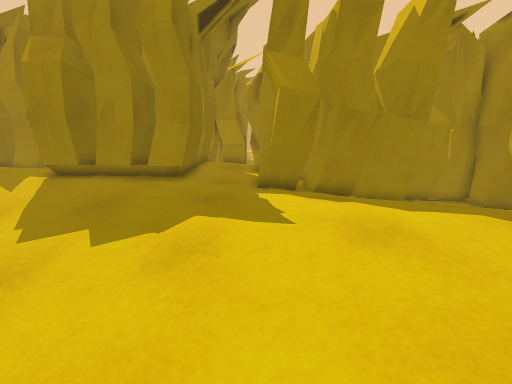
view 1 (above)

24 first-person views from a walk through a 3-D level made in the Unity game engine. The camera is 1.3 m above the floor, tilts 10° down and sees 85° across. The floor is counted in squares, 0.5 m on a side. Each view is taken from the middle of a square. On the plan, view 1 faces up. The plan holds only what a view shows up to about 19 squares ahead; the rest is blank. The place goes on beyond the plan. Surface patterns are stand-ins for the level's own textures.

view 2
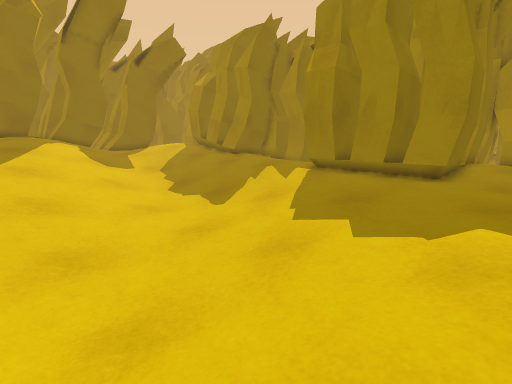

view 3
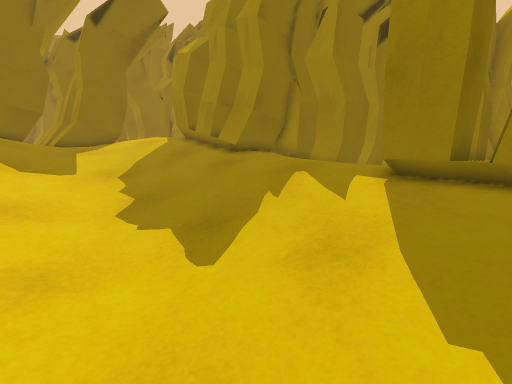

view 4
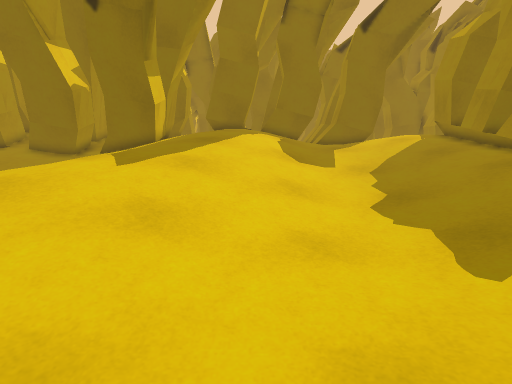

view 5
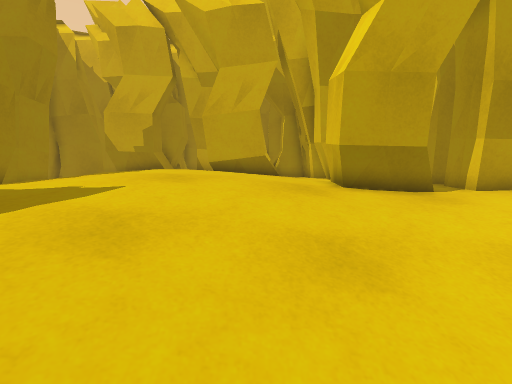

view 6
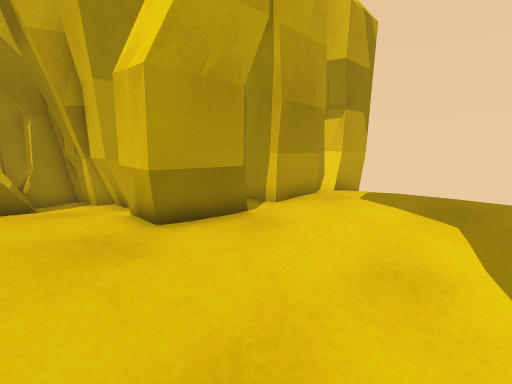

view 7
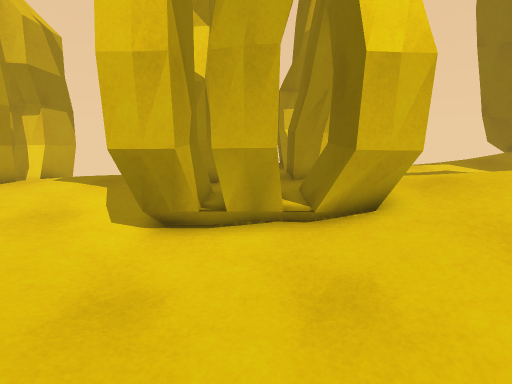

view 8
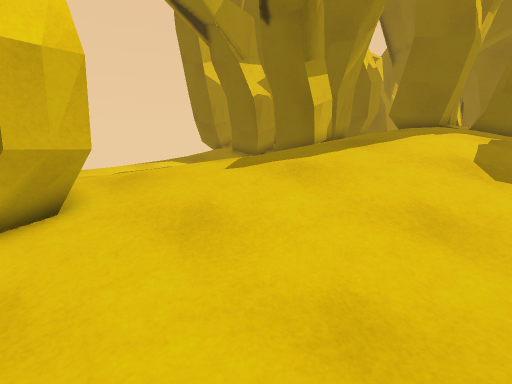

view 9
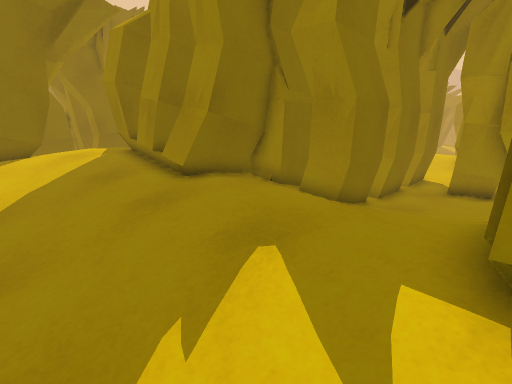

view 10
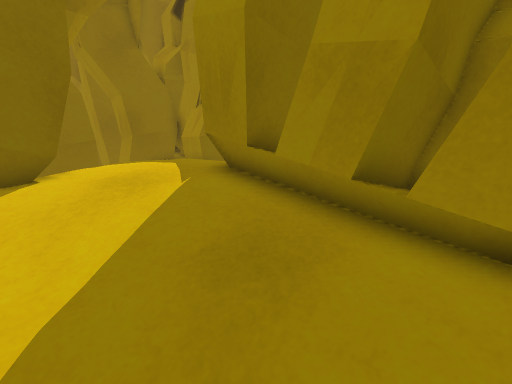

view 11
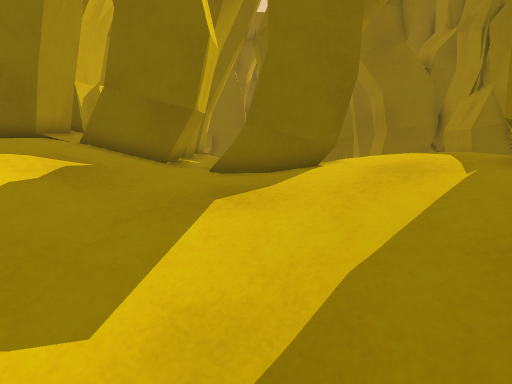

view 12
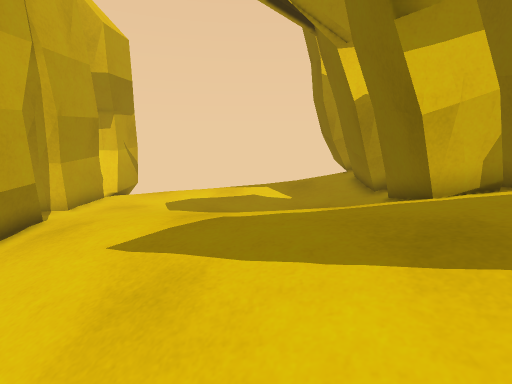

view 13
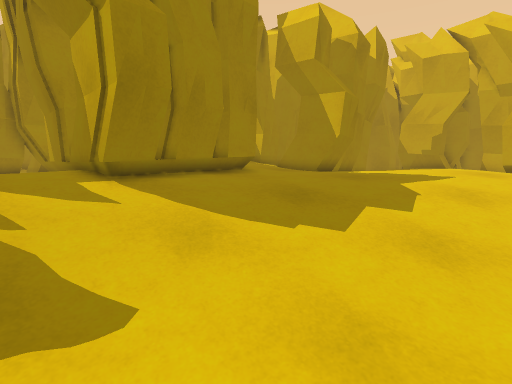

view 14
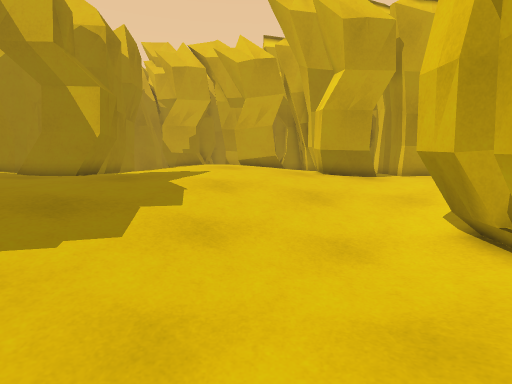

view 15
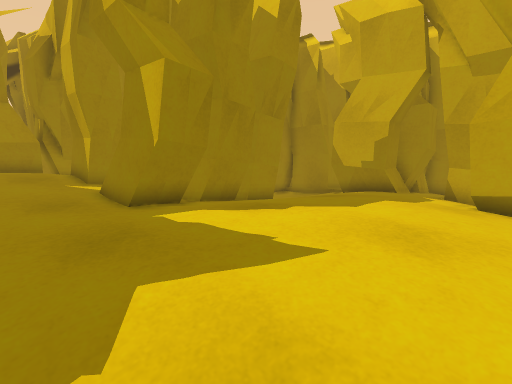

view 16
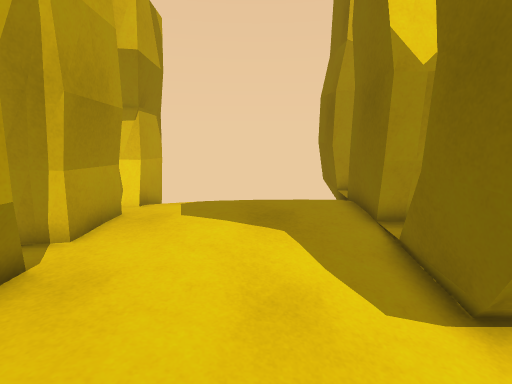

view 17
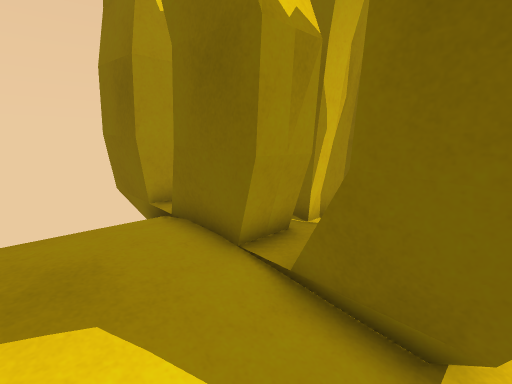

view 18
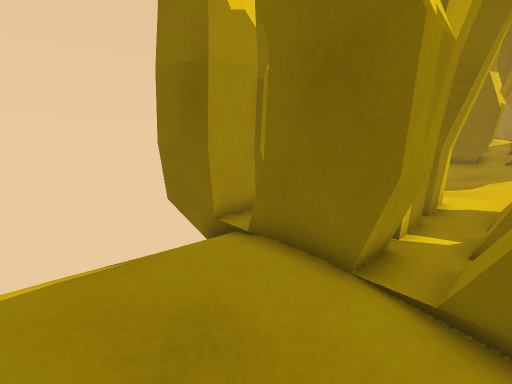

view 19
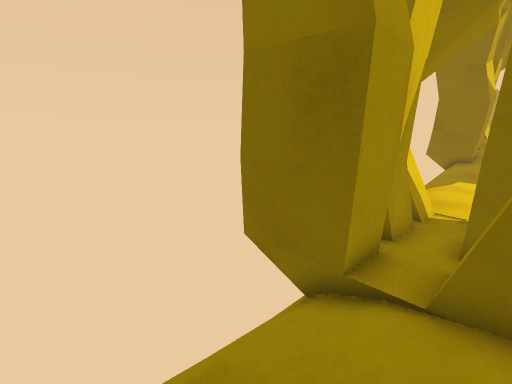

view 20
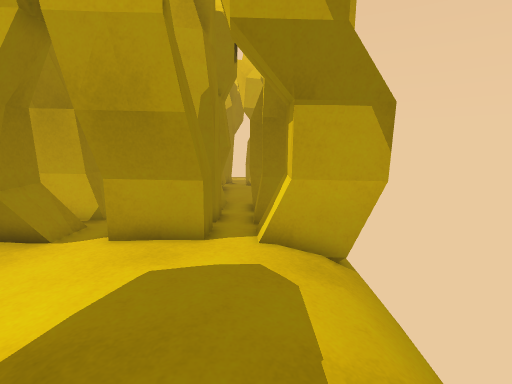

view 21
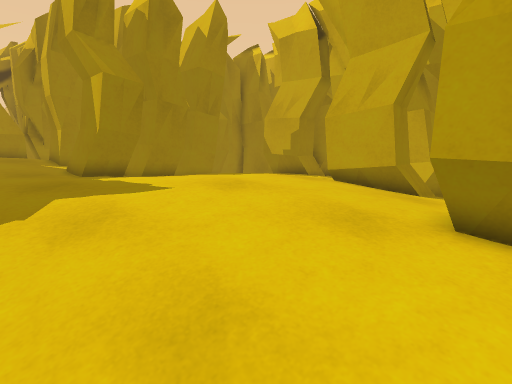

view 22
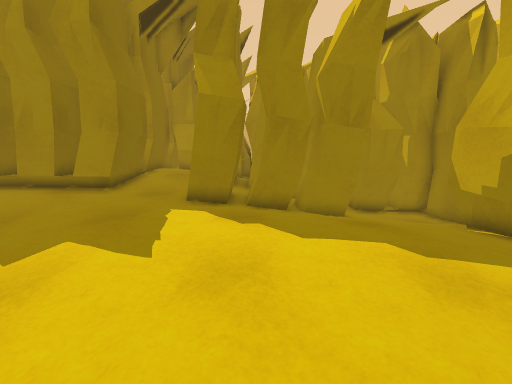

view 23
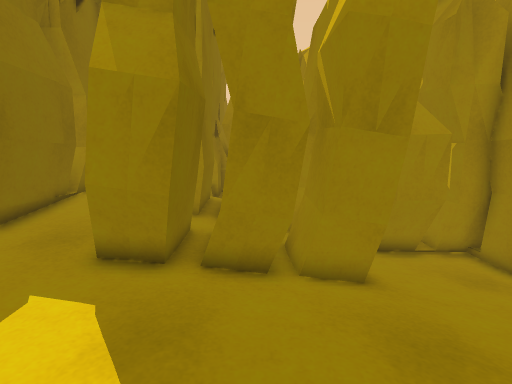

view 24
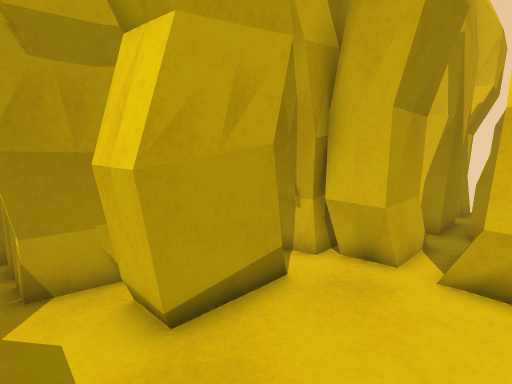

### Floor plan
Key: @ floor where view 1 was taken; # wall or solid block; . main floor; : floor 0.25 m higher than the main floor; - floor 0.25 m lower than the main floor; + floor 0.5 m higher than the main floor; _ floor 0.5 m lower than the main floor; * floor 0.75 m higher than the main floor; < floor 0.75 m lower than the main floor; % floor 1 m higher than the main floor; & floor 1.25 m higher than the main floor; / step, stairs or slope; = window, fence, low wall or low ledge; v drop or lower ground.
Columns run from 38 left of view 1 to 14 right of it. Each row starts with its distance up from view 1.
 25                        #######
 24                        # --##
 23                        #---##
 22                        #---.##
 21                        ##--.##     #####
 20    ######            ####...#      #:::#
 19    # ####            ####  .##    ##::###
 18    #             #####::  ::##  ####::####
 17 ####             ####+::::::= =#####::#######  #
 16 #          %%########+++::::########:::..  -#  #####
 15    ##     %%%########+++::::########::===####  ##<##
 14    ##     %%****++++::::::::########:.=######  ___##
 13    #      #***++///////:::::#####:::..=########___#
 12           #**+//////////////  ........=#####----_##
 11           #*++//////////////...........##....--- #
 10        ####+++//..----///////-.................- #
  9    ======##+++//..---_______----.......::....... ###
  8    ########*++////---_________----.....::::......--#
  7    ########**///////-__________----....:::::.....###
  6        # ##//////////-____<<_____---....::::..##-#
  5        ##==%%//////////____<<<____---....:....##-#
  4          ##%%%*/////////____<<<____--.........## #
  3      ## ###&%%%***////////__<<<<<___--........##
  2           # %%%%**+///////___<<<<<__---.......#
  1          ##  %%%***++::////___<<<<___--......-#
  0          ==   %****+++::.///__<<<<___-@--######  ##
 -1         ########**++++:::.#########__----##   #
 -2            ######+++++:::.#########__----####
 -3             #####    ::::.### #####_-----===#
 -4               ##     :::::##=######-------###
 -5               =:/:///.:::....---##-------###
 -6              ###..........#########-.....###
 -7             ####...-......###    ##......####   #   #
 -8               ##..---.....##     ##......-==#   #----
 -9               ##...........#     #......--##=   #
-10               ///..........#     ##/------##  ##
-11             ####:::....... #   ####///////#  #
-12             ####/::.../    ##    ##// ///v####
-13               ##           ##    #v    vv #
-14               #            #

Where each view was taken, in squares from view 1:
view 1: 0 up, 0 right, facing up
view 2: 0 up, 1 left, facing up-left
view 3: 5 up, 7 left, facing up-left
view 4: 4 up, 7 left, facing left
view 5: 3 up, 6 left, facing right
view 6: 3 up, 3 left, facing down-right
view 7: 6 up, 8 left, facing down
view 8: 7 up, 10 left, facing down-left
view 9: 10 up, 10 left, facing up-left
view 10: 11 up, 19 left, facing up-left
view 11: 10 up, 19 left, facing left
view 12: 5 up, 19 left, facing down
view 13: 4 up, 13 left, facing up-right
view 14: 4 up, 13 left, facing right
view 15: 4 up, 3 left, facing up-right
view 16: 2 up, 1 left, facing down
view 17: 2 down, 1 left, facing down-left
view 18: 4 down, 0 right, facing down-left
view 19: 8 down, 0 right, facing down-left
view 20: 9 down, 4 left, facing right
view 21: 1 down, 3 left, facing up-right
view 22: 1 up, 3 right, facing up
view 23: 6 up, 4 right, facing up
view 24: 7 up, 4 right, facing down-right
